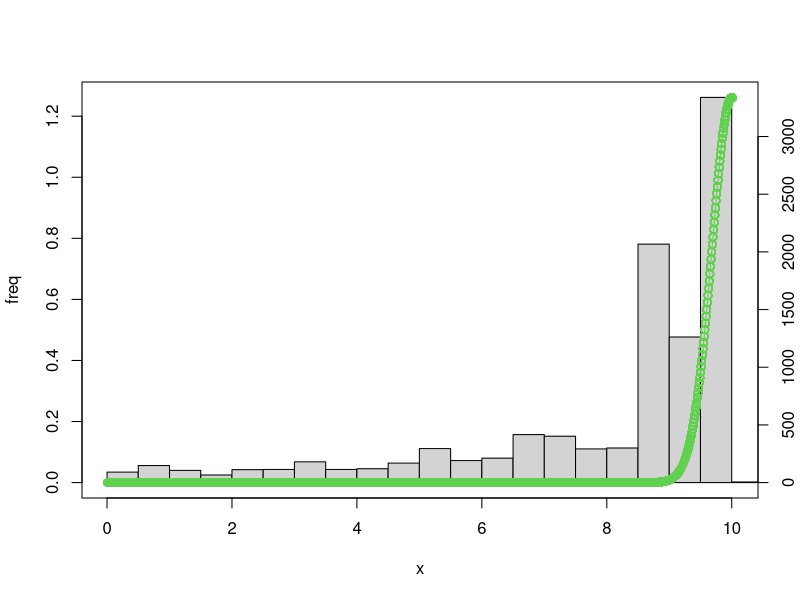

This figure's R source:
### load function
# setwd("C:/var/work/R")
# source("mcmc.r", encoding="UTF-8")


# 正規分布をMCMCでサンプリングする
r_mean <- 10
r_lambda <- 10
r_sd <- 1 / r_lambda
N <- 1000
# 正規分布を作成
r_x <- rnorm(N, r_mean, r_sd)
# hist(r_x)

# x <- c(970:1030) * 0.01
# y <- dnorm(x, r_mean, r_sd)

# 対象とする確率分布
mean <- r_mean
lambda <- r_lambda

sam_func <- function(arg_x, mean, lambda) {
  return(dnorm(arg_x, mean, sqrt(1/lambda)))
}

# サンプリング数
s_size <- 10000
x <- rep(0, s_size)
p <- rep(0, s_size)

# 初期値
x[1] <- 0
p[1] <- sam_func(x[1], mean, lambda)


# 候補値との距離
det <- 0.01

for(i in 1:s_size){
  # 採用判定
  reg_pro <- -1
  
  while (runif(1,0,1) > reg_pro) { # 候補値が採用されるまで
  
    # 候補の値を算出する
    x[i + 1] <- x[i] + (-1 + 2 * floor(runif(1,0,2))) * det
    p[i + 1] <- sam_func(x[i + 1], mean, lambda)
    reg_pro <- (p[i + 1] / p[i])
  }
}

# サンプルからBurn-in（最初から500）を除く
#x <- tail(x, length(x) - 500)
#p <- tail(p, length(p) - 500)

# 推定結果を表示

print(sprintf("mean:%1.5f variance:%1.5f", mean(x), var(x)))

# グラフ描画
g_cols <- 1
g_rows <- 1
par(mfrow=c(g_rows, g_cols))

x_range <- c(min(x), max(x))
# plot(x)


hist(x, xlim=x_range, xlab="" , ylab = "freq", main = "density of estimated distribution", axes = F, ann = F)  # axes, annは軸に何も描かないようにFalse設定
axis(4)
par(new = T) # 重ね合わせ
plot(x, p, xlim=x_range, ylim=c(0, max(p)),
     xlab="x" , ylab = "freq" , main="" , col = 3 , lty = 1, type = "o")







# ベイズ統計入門 ＆ モンテカルロ法と逆問題 I. ベイズ推定
# http://www.ism.ac.jp/~iba/kougi_2006_ism/c20062.pdf

# http://d.hatena.ne.jp/uncorrelated/20120128/1327752869

